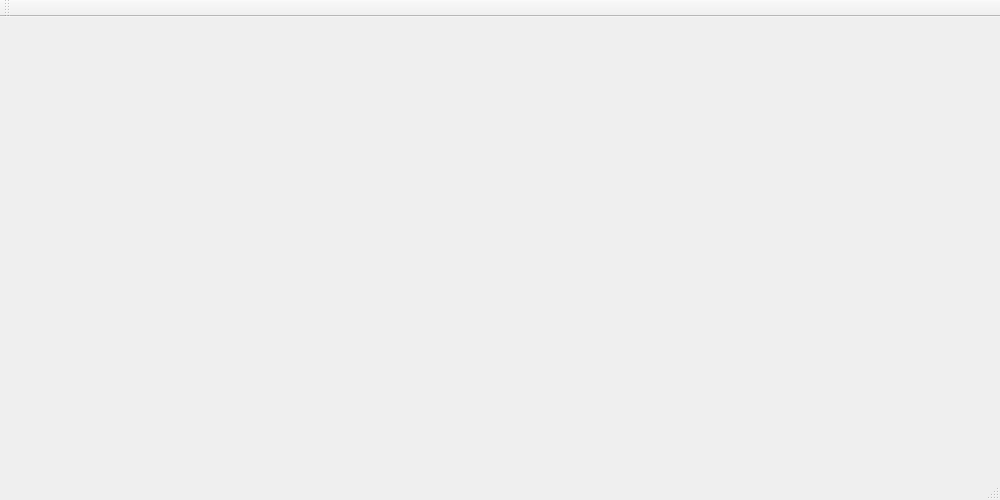
<?xml version="1.0" encoding="UTF-8"?>
<ui version="4.0">
 <class>MainWindow</class>
 <widget class="QMainWindow" name="MainWindow">
  <property name="geometry">
   <rect>
    <x>0</x>
    <y>0</y>
    <width>1000</width>
    <height>500</height>
   </rect>
  </property>
  <property name="windowTitle">
   <string>MainWindow</string>
  </property>
  <widget class="QWidget" name="centralWidget">
   <layout class="QGridLayout" name="gridLayout">
    <item row="0" column="0">
     <widget class="GLContainer" name="widget" native="true"/>
    </item>
   </layout>
  </widget>
  <widget class="QMenuBar" name="menuBar">
   <property name="geometry">
    <rect>
     <x>0</x>
     <y>0</y>
     <width>1000</width>
     <height>23</height>
    </rect>
   </property>
  </widget>
  <widget class="QToolBar" name="mainToolBar">
   <attribute name="toolBarArea">
    <enum>TopToolBarArea</enum>
   </attribute>
   <attribute name="toolBarBreak">
    <bool>false</bool>
   </attribute>
  </widget>
  <widget class="QStatusBar" name="statusBar"/>
 </widget>
 <layoutdefault spacing="6" margin="11"/>
 <customwidgets>
  <customwidget>
   <class>GLContainer</class>
   <extends>QWidget</extends>
   <header>GLContainer.h</header>
   <container>1</container>
  </customwidget>
 </customwidgets>
 <resources/>
 <connections/>
</ui>
